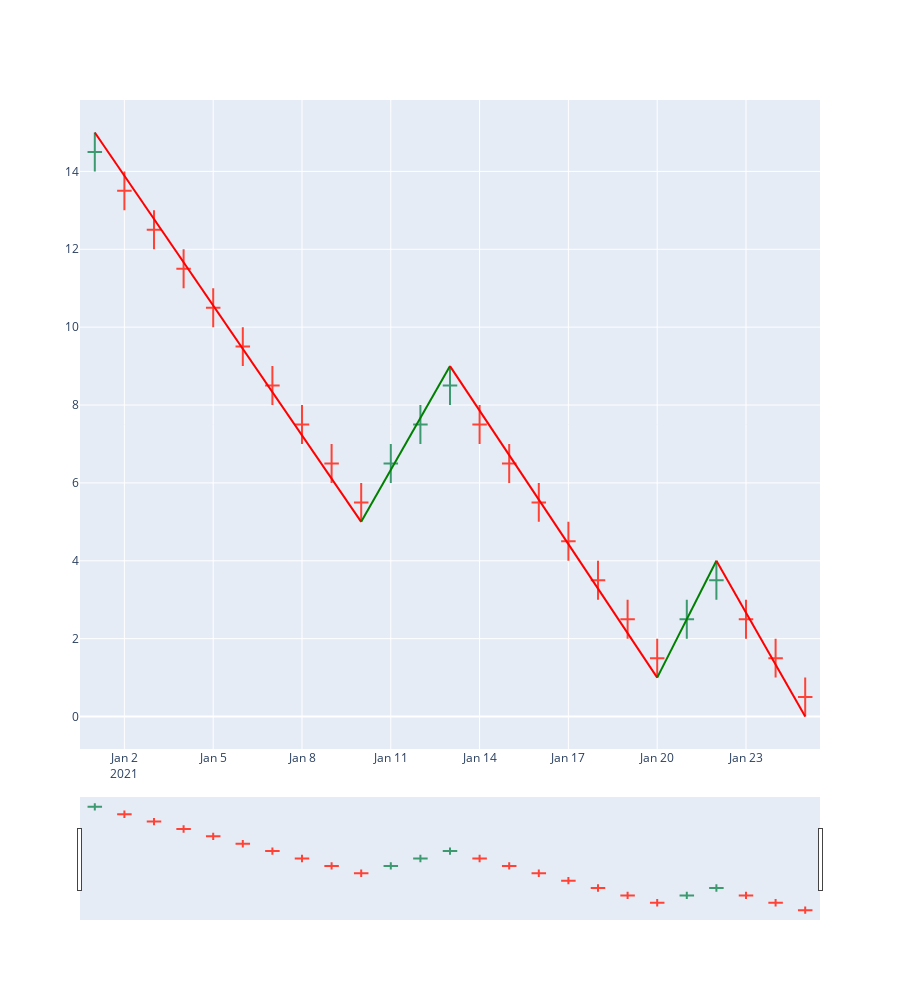

Source (notebook cell):
### Code cell
chrt = candle_chart(df_sh)
sb_wv = waves[0].sub_waves
for idx in range(5):
    wv:wave = sb_wv[idx]
    chrt.add_wave(wv.start.timestamp, wv.start.price, wv.end.timestamp,wv.end.price)
chrt.show()

### Figure 1 — Plotly figure (JSON) as saved in the notebook; plotly's stock layout.template omitted (floating-point values rounded to 4 significant figures)
{"data": [{"close": [14.5, 13.5, 12.5, 11.5, 10.5, 9.5, 8.5, 7.5, 6.5, 5.5, 6.5, 7.5, 8.5, 7.5, 6.5, 5.5, 4.5, 3.5, 2.5, 1.5, 2.5, 3.5, 2.5, 1.5, 0.5], "high": [15, 14, 13, 12, 11, 10, 9, 8, 7, 6, 7, 8, 9, 8, 7, 6, 5, 4, 3, 2, 3, 4, 3, 2, 1], "low": [14, 13, 12, 11, 10, 9, 8, 7, 6, 5, 6, 7, 8, 7, 6, 5, 4, 3, 2, 1, 2, 3, 2, 1, 0], "open": [14.5, 13.5, 12.5, 11.5, 10.5, 9.5, 8.5, 7.5, 6.5, 5.5, 6.5, 7.5, 8.5, 7.5, 6.5, 5.5, 4.5, 3.5, 2.5, 1.5, 2.5, 3.5, 2.5, 1.5, 0.5], "type": "candlestick", "x": ["2021-01-01T00:00:00", "2021-01-02T00:00:00", "2021-01-03T00:00:00", "2021-01-04T00:00:00", "2021-01-05T00:00:00", "2021-01-06T00:00:00", "2021-01-07T00:00:00", "2021-01-08T00:00:00", "2021-01-09T00:00:00", "2021-01-10T00:00:00", "2021-01-11T00:00:00", "2021-01-12T00:00:00", "2021-01-13T00:00:00", "2021-01-14T00:00:00", "2021-01-15T00:00:00", "2021-01-16T00:00:00", "2021-01-17T00:00:00", "2021-01-18T00:00:00", "2021-01-19T00:00:00", "2021-01-20T00:00:00", "2021-01-21T00:00:00", "2021-01-22T00:00:00", "2021-01-23T00:00:00", "2021-01-24T00:00:00", "2021-01-25T00:00:00"]}], "layout": {"height": 1000, "shapes": [{"line": {"color": "Red", "dash": "solid", "width": 2}, "type": "line", "x0": "2021-01-01T00:00:00", "x1": "2021-01-10T00:00:00", "y0": 15, "y1": 5}, {"line": {"color": "Green", "dash": "solid", "width": 2}, "type": "line", "x0": "2021-01-10T00:00:00", "x1": "2021-01-13T00:00:00", "y0": 5, "y1": 9}, {"line": {"color": "Red", "dash": "solid", "width": 2}, "type": "line", "x0": "2021-01-13T00:00:00", "x1": "2021-01-20T00:00:00", "y0": 9, "y1": 1}, {"line": {"color": "Green", "dash": "solid", "width": 2}, "type": "line", "x0": "2021-01-20T00:00:00", "x1": "2021-01-22T00:00:00", "y0": 1, "y1": 4}, {"line": {"color": "Red", "dash": "solid", "width": 2}, "type": "line", "x0": "2021-01-22T00:00:00", "x1": "2021-01-25T00:00:00", "y0": 4, "y1": 0}], "yaxis": {"fixedrange": false}}}
